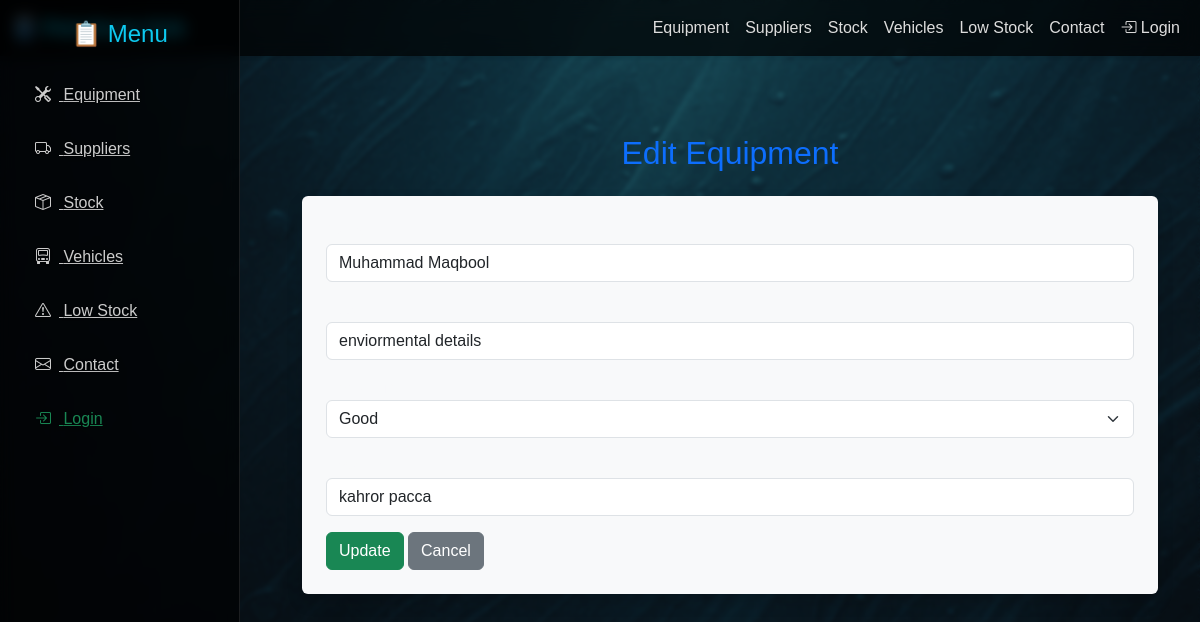
Page /equipment/edit/1/ on the committed database.
### blog/models.py (models this page shows, shortened)
class Equipment(models.Model):
    EQUIPMENT_TYPES = [
        ("Pump", "Pump"),
        ("Compressor", "Compressor"),
        ("Storage Tank", "Storage Tank"),
        ("Pipeline", "Pipeline"),
    ]
    name = models.CharField(max_length=150)
    type = models.CharField(max_length=120, choices=EQUIPMENT_TYPES)
    condition = models.CharField(max_length=50, choices=[
        ('Good', 'Good'),
        ('Needs Repair', 'Needs Repair'),
        ('Out of Order', 'Out of Order'),
    ], default='Good')
    location = models.CharField(max_length=150, blank=True)
    storage_capacity = models.FloatField(default=0, help_text="Capacity in barrels or cubic meters")
    date_added = models.DateTimeField(auto_now_add=True)

### blog/views.py (the view)
# urls.py: path('equipment/edit/<int:pk>/', views.equipment_edit, name='equipment_edit'),
def equipment_edit(request, pk):
    equipment = get_object_or_404(Equipment, pk=pk)
    if request.method == 'POST':
        form = EquipmentForm(request.POST, instance=equipment)
        if form.is_valid():
            form.save()
            messages.success(request, 'Equipment updated successfully!')
            return redirect('equipment_list')
    else:
        form = EquipmentForm(instance=equipment)
    return render(request, 'equipment/edit.html', {'form': form, 'equipment': equipment})

### blog/forms.py
class EquipmentForm(forms.ModelForm):
    class Meta:
        model = Equipment
        fields = ['name', 'type', 'condition', 'location']
        widgets = {
            'name': forms.TextInput(attrs={'class': 'form-control'}),
            'type': forms.TextInput(attrs={'class': 'form-control'}),
            'condition': forms.Select(attrs={'class': 'form-select'}),
            'location': forms.TextInput(attrs={'class': 'form-control'}),
        }

### blog/templates/equipment/edit.html (shortened to what this page needs)
{% extends 'base.html' %}
{% block body %}
<div class="container my-5">
  <h2 class="text-center text-primary mb-4">Edit Equipment</h2>
  <form method="post" class="shadow p-4 rounded bg-light">
    {{ form.as_p }}
    <button type="submit" class="btn btn-success">Update</button>
    <a href="{% url 'equipment_list' %}" class="btn btn-secondary">Cancel</a>
  </form>
</div>
{% endblock body %}

### rows in the picture
Equipment: name "Muhammad Maqbool", type "enviormental details", condition "Good", location "kahror pacca"
